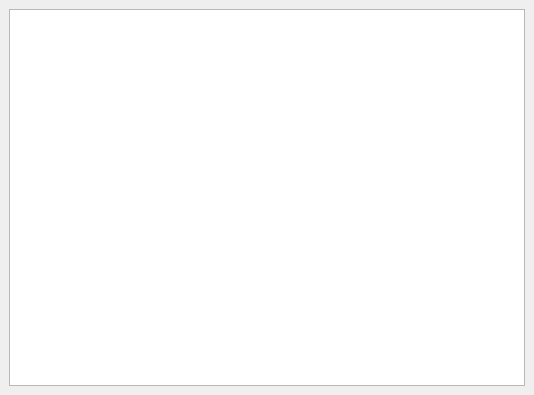
<ui version="4.0" >
 <author></author>
 <comment></comment>
 <exportmacro></exportmacro>
 <class>frmComment</class>
 <widget class="QWidget" name="frmComment" >
  <property name="geometry" >
   <rect>
    <x>0</x>
    <y>0</y>
    <width>534</width>
    <height>395</height>
   </rect>
  </property>
  <property name="windowTitle" >
   <string>Comments</string>
  </property>
  <layout class="QGridLayout" >
   <property name="margin" >
    <number>9</number>
   </property>
   <property name="spacing" >
    <number>6</number>
   </property>
   <item row="0" column="0" >
    <widget class="QTextEdit" name="txtComment" />
   </item>
  </layout>
 </widget>
 <pixmapfunction></pixmapfunction>
 <resources/>
 <connections/>
</ui>
